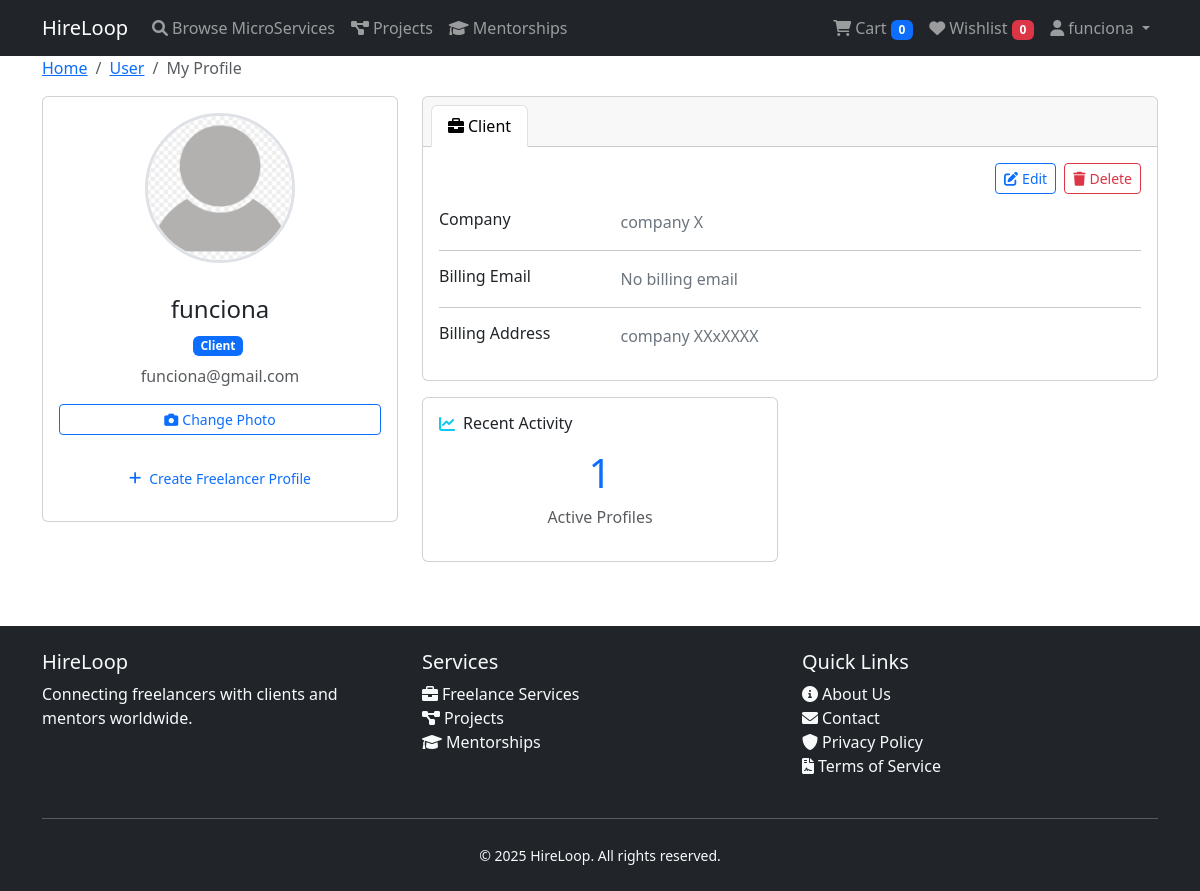
Before: /core/profile/ (signed in) with the older database file.
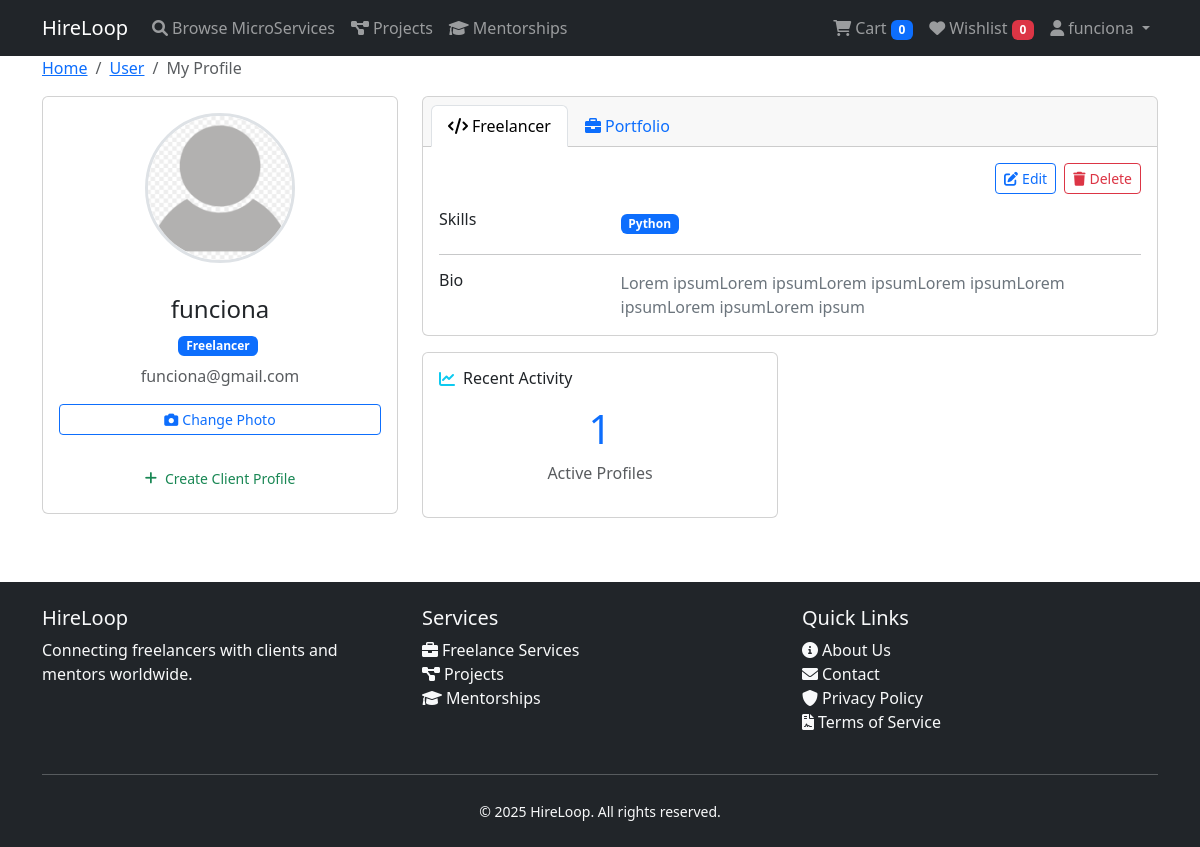
After: the same page with the newer database file.
### core/models.py (models this page shows, shortened)
class ClientProfile(models.Model):
    id = models.UUIDField(primary_key=True, default=uuid.uuid4, editable=False)
    user = models.OneToOneField(User, on_delete=models.CASCADE, related_name='client_profile')
    company = models.CharField(max_length=100, blank=True)
    billing_address = models.TextField(blank=True)
    billing_email = models.EmailField(blank=True)
    created_at = models.DateTimeField(auto_now_add=True)
    updated_at = models.DateTimeField(auto_now=True)

class FreelancerProfile(models.Model):
    id = models.UUIDField(primary_key=True, default=uuid.uuid4, editable=False)
    user = models.OneToOneField(User, on_delete=models.CASCADE, related_name='freelancer_profile')
    bio = models.TextField(max_length=500, blank=True)
    skills = models.CharField(
        max_length=500,
        blank=True,
        help_text="Enter skills separated by commas",
        verbose_name="Skills"
    )
    created_at = models.DateTimeField(auto_now_add=True)
    updated_at = models.DateTimeField(auto_now=True)

### core/views/profile_views.py (the view, shortened to what this page needs)
# urls.py: path('profile/', ProfileDetailView.as_view(), name='profile_detail'),
class ProfileDetailView(LoginRequiredMixin, TemplateView):
    template_name = 'core/multi_profile_detail.html'
    def __init__(self, *args, **kwargs):
        super().__init__(*args, **kwargs)
        self.profile_service = ProfileService()
        self.context_provider = ProfileContextProvider(self.profile_service)
        self.action_dispatcher = ActionDispatcher(self.profile_service)
    def get_context_data(self, **kwargs):
        context = super().get_context_data(**kwargs)
        profile_context = self.context_provider.get_context_data(self.request.user)
        context.update(profile_context)
        return context

### core/context_processors.py (called while the page is built)
def user_profile_type(request):
    user_types = []
    if request.user.is_authenticated:
        if hasattr(request.user, 'freelancer_profile'):
            user_types.append('freelancer')
        if hasattr(request.user, 'client_profile'):
            user_types.append('client')
    return {'user_type': user_types}

def cart_and_wishlist_counts(request):
    cart_count = 0
    wishlist_count = 0
    if request.user.is_authenticated:
        cart_count = CartItem.objects.filter(user=request.user).aggregate(
            total=Sum('quantity')
        )['total'] or 0
        wishlist_count = WishlistItem.objects.filter(user=request.user).count()
    return {
        'cart_count': cart_count,
        'wishlist_count': wishlist_count,
    }

### core/factories/storage_factory.py (called while the page is built)
    @staticmethod
    def create_storage(storage_type: str = None) -> StorageInterface:
        storage_type = storage_type or getattr(settings, 'PROFILE_STORAGE_TYPE', 'local')
        if storage_type == 'local':
            return LocalStorage()
        else:
            raise ValueError(f"Unsupported storage type: {storage_type}")
        '''
        elif storage_type == 's3':
            return S3Storage()
        '''

### core/templates/core/multi_profile_detail.html (shortened to what the changed rows need)
{% extends "base.html" %}
{% load static %}
{% block content %}
<div class="container">
    <div class="main-body">
        <div class="row gutters-sm">
            <div class="col-md-4 mb-3">
                <div class="card">
                    <div class="card-body">
                        <div class="d-flex flex-column align-items-center text-center">
                            <div class="mt-3 w-100">
                                <h4>{{ user_profile.username }}</h4>
                                <div class="mb-2">
                                    {% for role in user_roles %}
                                    <span class="badge bg-primary me-1">{{ role|title }}</span>
                                    {% empty %}
                                    <span class="badge bg-secondary">No role defined</span>
                                    {% endfor %}
                                </div>
                                <p class="text-muted font-size-sm">{{ user_profile.email }}</p>
                                <div class="mb-3">
                                    <button class="btn btn-outline-primary btn-sm w-100 mb-2" data-bs-toggle="collapse"
                                        data-bs-target="#imageUploadForm">
                                    </button>
                                </div>
                                {% if not has_freelancer %}
                                <a href="{% url 'core:freelancer_profile_create' %}"
                                    class="btn btn-outline-primary profile-action-btn mb-2">
                                    <i class="fas fa-plus me-2"></i>Create Freelancer Profile
                                </a>
                                {% endif %}
                                {% if not has_client %}
                                <a href="{% url 'core:client_profile_create' %}"
                                    class="btn btn-outline-success profile-action-btn">
                                    <i class="fas fa-plus me-2"></i>Create Client Profile
                                </a>
                                {% endif %}
                            </div>
                        </div>
                    </div>
                </div>
            </div>
            <div class="col-md-8">
                {% if user_roles %}
                <div class="card mb-3">
                    <div class="card-header">
                        <ul class="nav nav-tabs card-header-tabs" id="profileTabs" role="tablist">
                            {% if has_freelancer %}
                            <li class="nav-item" role="presentation">
                                <button class="nav-link {% if primary_role == 'freelancer' %}active{% endif %}"
                                    id="freelancer-tab" data-bs-toggle="tab" data-bs-target="#freelancer-content"
                                    type="button" role="tab">
                                    <i class="fas fa-code me-1"></i>Freelancer
                                </button>
                            </li>
                            <li class="nav-item" role="presentation">
                                <button class="nav-link" id="portfolio-tab" data-bs-toggle="tab"
                                    data-bs-target="#portfolio-content" type="button" role="tab">
                                    <i class="fas fa-briefcase me-1"></i>Portfolio
                                </button>
                            </li>
                            {% endif %}
                            {% if has_client %}
                            <li class="nav-item" role="presentation">
                                <button
                                    class="nav-link {% if primary_role == 'client' or not has_freelancer %}active{% endif %}"
                                    id="client-tab" data-bs-toggle="tab" data-bs-target="#client-content" type="button"
                                    role="tab">
                                    <i class="fas fa-briefcase me-1"></i>Client
                                </button>
                            </li>
                            {% endif %}
                        </ul>
                    </div>
                    <div class="tab-content" id="profileTabContent">
                        {% if has_freelancer %}
                        <div class="tab-pane fade {% if primary_role == 'freelancer' %}show active{% endif %}"
                            id="freelancer-content" role="tabpanel">
                            <div class="card-body">
                                <div class="d-flex justify-content-end mb-3 gap-2">
                                    <button class="btn btn-outline-primary btn-sm" type="button"
                                        data-bs-toggle="collapse" data-bs-target="#editFreelancerForm">
                                        <i class="fas fa-edit me-1"></i>Edit
                                    </button>
                                    <form method="post" style="display: inline;">
                                        <button type="submit" class="btn btn-outline-danger btn-sm"
                                            onclick="return confirm('Are you sure you want to delete your freelancer profile? This action cannot be undone.')">
                                            <i class="fas fa-trash me-1"></i>Delete
                                        </button>
                                    </form>
                                </div>
                                <div class="row">
                                    <div class="col-sm-3">
                                        <h6 class="mb-0">Skills</h6>
                                    </div>
                                    <div class="col-sm-9 text-secondary">
                                        {% if profiles.freelancer_skills %}
                                        {% for skill in profiles.freelancer_skills %}
                                        <span class="badge bg-primary me-1 mb-1">{{ skill.name }}</span>
                                        {% endfor %}
                                        {% else %}
                                        <span class="text-muted">No skills registered</span>
                                        {% endif %}
                                    </div>
                                </div>
                                <hr>
                                <div class="row">
                                    <div class="col-sm-3">
                                        <h6 class="mb-0">Bio</h6>
                                    </div>
                                    <div class="col-sm-9 text-secondary">
                                        {{ profiles.freelancer.bio|default:"No bio available" }}
                                    </div>
                                </div>
                            </div>
                        </div>
                        {% endif %}
                        {% if has_client %}
                        <div class="tab-pane fade {% if primary_role == 'client' or not has_freelancer %}show active{% endif %}"
                            id="client-content" role="tabpanel">
                            <div class="card-body">
                                <div class="d-flex justify-content-end mb-3 gap-2">
                                    <button class="btn btn-outline-primary btn-sm" type="button"
                                        data-bs-toggle="collapse" data-bs-target="#editClientForm">
                                        <i class="fas fa-edit me-1"></i>Edit
                                    </button>
                                    <form method="post" style="display: inline;">
                                        <button type="submit" class="btn btn-outline-danger btn-sm"
                                            onclick="return confirm('Are you sure you want to delete your client profile? This action cannot be undone.')">
                                            <i class="fas fa-trash me-1"></i>Delete
                                        </button>
                                    </form>
                                </div>
                                <div class="row">
                                    <div class="col-sm-3">
                                        <h6 class="mb-0">Company</h6>
                                    </div>
                                    <div class="col-sm-9 text-secondary">
                                        {{ profiles.client.company|default:"No company registered" }}
                                    </div>
                                </div>
                                <hr>
                                <div class="row">
                                    <div class="col-sm-3">
                                        <h6 class="mb-0">Billing Email</h6>
                                    </div>
                                    <div class="col-sm-9 text-secondary">
                                        {{ profiles.client.billing_email|default:"No billing email" }}
                                    </div>
                                </div>
                                <hr>
                                <div class="row">
                                    <div class="col-sm-3">
                                        <h6 class="mb-0">Billing Address</h6>
                                    </div>
                                    <div class="col-sm-9 text-secondary">
                                        {{ profiles.client.billing_address|default:"No billing address"|linebreaks }}
                                    </div>
                                </div>
                            </div>
                        </div>
                        {% endif %}
                    </div>
                </div>
                {% endif %}
            </div>
        </div>
    </div>
</div>
{% endblock %}

Changed rows visible on the page:
removed ClientProfile: client.company "company X", client.billing_email "No billing email", client.billing_address "company XXxXXXX"
added FreelancerProfile: name "Python", freelancer.bio "Lorem ipsumLorem ipsumLorem ipsumLorem ipsumLorem ipsumLorem ipsumLorem ipsum"
Other visible differences:
new list line: "Freelancer"
text no longer shown: "Create Freelancer Profile Client Company Billing Email Billing Address"
text now shown: "Create Client Profile Freelancer Portfolio Skills Bio"
list line gone: "Client"
